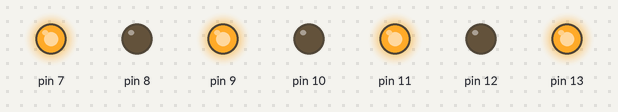
Simulated run of this sketch. Board: Arduino Uno, built with avr-gcc and run on an emulated ATmega328P. On the bench: output pins drawn as LEDs (lit = HIGH).

Above: at 1.0 s.
At 3.0 s:
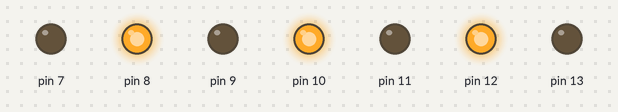
Timing chart, 0 to 5.2 s (numbered marks = the images above):
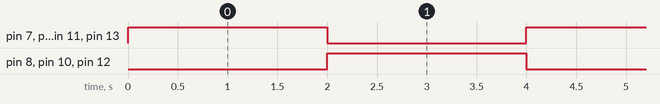

Measured:
- by itself, pin 7–13: alternates HIGH for 2.0 s and LOW for 2.0 s

The sketch:

ODD_EVEN_PROGRAM.ino
```cpp
void setup(){
  pinMode(13, OUTPUT);
  pinMode(12, OUTPUT);
  pinMode(11, OUTPUT);
  pinMode(10, OUTPUT);
  pinMode(9, OUTPUT);
  pinMode(8, OUTPUT);
  pinMode(7, OUTPUT);
}
void loop(){
digitalWrite(13, HIGH);
digitalWrite(12, LOW);
digitalWrite(11, HIGH);
digitalWrite(10, LOW);
digitalWrite(9, HIGH);
digitalWrite(8, LOW);
digitalWrite(7, HIGH);
delay(2000);

digitalWrite(13, LOW);
digitalWrite(12, HIGH);
digitalWrite(11, LOW);
digitalWrite(10, HIGH);
digitalWrite(9, LOW);
digitalWrite(8, HIGH);
digitalWrite(7, LOW);
delay(2000);
}
```
